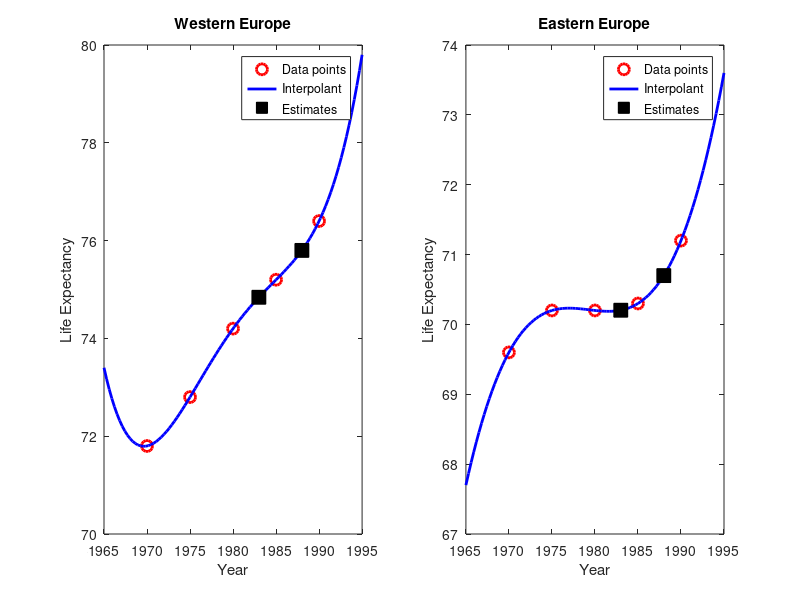

This figure's MATLAB source:
% Define the years and life expectancy data
years = [1970, 1975, 1980, 1985, 1990];

% Western Europe data (including given actual value for 1970)
LE_west = [71.8, 72.8, 74.2, 75.2, 76.4];
% Eastern Europe data (including given actual value for 1970)
LE_east = [69.6, 70.2, 70.2, 70.3, 71.2];

% Points where we want to estimate life expectancy
years_est = [1983, 1988];

% Interpolation for Western Europe
coeff_west = polyfit(years, LE_west, 5);
LE_west_est = polyval(coeff_west, years_est);

% Interpolation for Eastern Europe
coeff_east = polyfit(years, LE_east, 5);
LE_east_est = polyval(coeff_east, years_est);

% Plot the results for Western Europe
figure;
subplot(1,2,1);
plot(years, LE_west, 'ro', 'MarkerSize', 8, 'LineWidth', 2);
hold on;
xx_west = linspace(min(years)-5, max(years)+5, 100);
yy_west = polyval(coeff_west, xx_west);
plot(xx_west, yy_west, 'b-', 'LineWidth', 2);
plot(years_est, LE_west_est, 'ks', 'MarkerSize', 10, 'MarkerFaceColor', 'k');
xlabel('Year');
ylabel('Life Expectancy');
title('Western Europe');
legend('Data points', 'Interpolant', 'Estimates');
hold off;

% Plot the results for Eastern Europe
subplot(1,2,2);
plot(years, LE_east, 'ro', 'MarkerSize', 8, 'LineWidth', 2);
hold on;
xx_east = linspace(min(years)-5, max(years)+5, 100);
yy_east = polyval(coeff_east, xx_east);
plot(xx_east, yy_east, 'b-', 'LineWidth', 2);
plot(years_est, LE_east_est, 'ks', 'MarkerSize', 10, 'MarkerFaceColor', 'k');
xlabel('Year');
ylabel('Life Expectancy');
title('Eastern Europe');
legend('Data points', 'Interpolant', 'Estimates');
hold off;

% Print the estimated values
fprintf('Western Europe estimates:\n');
fprintf('Year 1983: %.2f\n', LE_west_est(1));
fprintf('Year 1988: %.2f\n', LE_west_est(2));

fprintf('\nEastern Europe estimates:\n');
fprintf('Year 1983: %.2f\n', LE_east_est(1));
fprintf('Year 1988: %.2f\n', LE_east_est(2));
